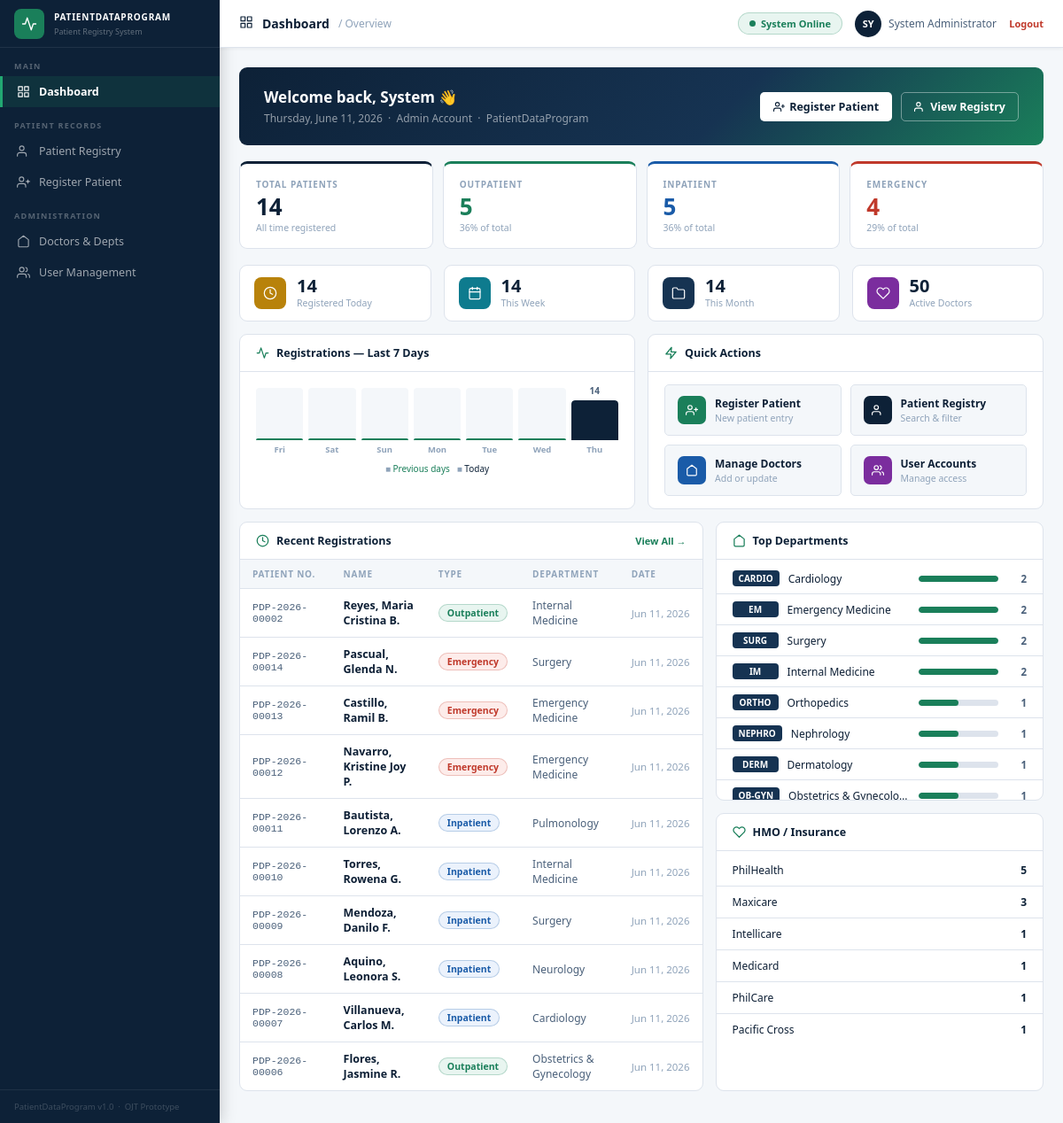
/dashboard.php (signed in), run on the app's committed database.
### tables this page shows
CREATE TABLE IF NOT EXISTS patients (
    id              INT AUTO_INCREMENT PRIMARY KEY,
    patient_no      VARCHAR(20)  NOT NULL UNIQUE,
    full_name       VARCHAR(200) NOT NULL,
    birthdate       DATE         NOT NULL,
    sex             ENUM('Male','Female','Other') NOT NULL,
    civil_status    ENUM('Single','Married','Widowed','Separated','Annulled') DEFAULT 'Single',
    nationality     VARCHAR(80)  DEFAULT 'Filipino',
    religion        VARCHAR(80)  NULL,
    blood_type      ENUM('A+','A-','B+','B-','AB+','AB-','O+','O-','Unknown') DEFAULT 'Unknown',
    contact_number  VARCHAR(30)  NULL,
    email           VARCHAR(120) NULL,
    address         TEXT         NULL,
    city            VARCHAR(100) NULL,
    province        VARCHAR(100) NULL,
    emergency_name     VARCHAR(150) NULL,
    emergency_relation VARCHAR(80)  NULL,
    emergency_contact  VARCHAR(30)  NULL,
    patient_type    ENUM('Outpatient','Inpatient','Emergency') NOT NULL DEFAULT 'Outpatient',
    department_id   INT  NULL,
    doctor_id       INT  NULL,
    hmo_id          INT  NULL,
    hmo_card_no     VARCHAR(60)  NULL,
    chief_complaint TEXT NULL,
    allergies       TEXT NULL,
    registered_at   DATETIME DEFAULT CURRENT_TIMESTAMP,
    updated_at      DATETIME DEFAULT CURRENT_TIMESTAMP ON UPDATE CURRENT_TIMESTAMP,
    registered_by   VARCHAR(100) NULL,
    FOREIGN KEY (department_id) REFERENCES departments(id) ON DELETE SET NULL,
    FOREIGN KEY (doctor_id)     REFERENCES doctors(id)     ON DELETE SET NULL,
    FOREIGN KEY (hmo_id)        REFERENCES hmo_providers(id) ON DELETE SET NULL
);

CREATE TABLE IF NOT EXISTS departments (
    id         INT AUTO_INCREMENT PRIMARY KEY,
    name       VARCHAR(120) NOT NULL UNIQUE,
    code       VARCHAR(20)  NOT NULL,
    created_at DATETIME     DEFAULT CURRENT_TIMESTAMP
);

### dashboard.php (the view, shortened to what this page needs)
<?php
require_once 'db_connect.php';
$role = $_SESSION['user_role'];
$stats = $pdo->query("
    SELECT
        COUNT(*) AS total,
        SUM(patient_type='Outpatient')  AS outpatient,
        SUM(patient_type='Inpatient')   AS inpatient,
        SUM(patient_type='Emergency')   AS emergency,
        SUM(DATE(registered_at)=CURDATE()) AS today,
        SUM(YEARWEEK(registered_at,1)=YEARWEEK(CURDATE(),1)) AS this_week,
        SUM(MONTH(registered_at)=MONTH(CURDATE()) AND YEAR(registered_at)=YEAR(CURDATE())) AS this_month
    FROM patients
")->fetch();
$dept_stats = $pdo->query("
    SELECT d.name, d.code, COUNT(p.id) AS cnt
    FROM departments d
    LEFT JOIN patients p ON p.department_id = d.id
    GROUP BY d.id
    ORDER BY cnt DESC
    LIMIT 8
")->fetchAll();
$hmo_stats = $pdo->query("
    SELECT h.short_name AS name, COUNT(p.id) AS cnt
    FROM hmo_providers h
    LEFT JOIN patients p ON p.hmo_id = h.id
    GROUP BY h.id
    ORDER BY cnt DESC
    LIMIT 6
")->fetchAll();
$recent = $pdo->query("
    SELECT p.patient_no, p.full_name, p.patient_type, p.sex,
           p.registered_at, d.name AS dept_name, dr.full_name AS doctor_name
    FROM patients p
    LEFT JOIN departments d  ON d.id  = p.department_id
    LEFT JOIN doctors dr     ON dr.id = p.doctor_id
    ORDER BY p.registered_at DESC
    LIMIT 10
")->fetchAll();
$doc_count  = $pdo->query("SELECT COUNT(*) FROM doctors  WHERE is_active=1")->fetchColumn();
$trend = $pdo->query("
    SELECT DATE(registered_at) AS day, COUNT(*) AS cnt
    FROM patients
    WHERE registered_at >= CURDATE() - INTERVAL 6 DAY
    GROUP BY DATE(registered_at)
    ORDER BY day ASC
")->fetchAll();
$trend_map = [];
for ($i = 6; $i >= 0; $i--) {
    $d = date('Y-m-d', strtotime("-$i day"));
    $trend_map[$d] = 0;
}
foreach ($trend as $t) $trend_map[$t['day']] = (int)$t['cnt'];
$trend_values = array_values($trend_map);
$trend_max    = max(max($trend_values), 1);
?>
<!DOCTYPE html>
<html lang="en">
<head>
</head>
<body>
<div class="app">
<aside class="sidebar">
  <div class="sb-brand">
    <div class="sb-logo"><svg viewBox="0 0 24 24"><path d="M22 12h-4l-3 9L9 3l-3 9H2"/></svg></div>
    <div>
      <div class="sb-name">PATIENTDATAPROGRAM</div>
      <div class="sb-sub">Patient Registry System</div>
    </div>
  </div>
  <div class="nav-label">Main</div>
  <a href="dashboard.php" class="nav-item active">
    <svg viewBox="0 0 24 24"><rect x="3" y="3" width="7" height="7"/><rect x="14" y="3" width="7" height="7"/><rect x="14" y="14" width="7" height="7"/><rect x="3" y="14" width="7" height="7"/></svg>
    Dashboard
  </a>
  <div class="nav-label">Patient Records</div>
  <a href="index.php" class="nav-item">
    <svg viewBox="0 0 24 24"><path d="M17 21v-2a4 4 0 0 0-4-4H5a4 4 0 0 0-4 4v2"/><circle cx="9" cy="7" r="4"/></svg>
    Patient Registry
  </a>
  <a href="register.php" class="nav-item">
    <svg viewBox="0 0 24 24"><path d="M16 21v-2a4 4 0 0 0-4-4H5a4 4 0 0 0-4 4v2"/><circle cx="8.5" cy="7" r="4"/><line x1="20" y1="8" x2="20" y2="14"/><line x1="23" y1="11" x2="17" y2="11"/></svg>
    Register Patient
  </a>
  <?php if(in_array($role,['Admin'])):?>
  <div class="nav-label">Administration</div>
  <a href="doctors.php" class="nav-item">
    <svg viewBox="0 0 24 24"><path d="M3 9l9-7 9 7v11a2 2 0 0 1-2 2H5a2 2 0 0 1-2-2z"/></svg>
    Doctors &amp; Depts
  </a>
  <a href="users.php" class="nav-item">
    <svg viewBox="0 0 24 24"><path d="M17 21v-2a4 4 0 0 0-4-4H5a4 4 0 0 0-4 4v2"/><circle cx="9" cy="7" r="4"/><path d="M23 21v-2a4 4 0 0 0-3-3.87"/><path d="M16 3.13a4 4 0 0 1 0 7.75"/></svg>
    User Management
  </a>
  <?php endif;?>
  <div class="sb-footer">PatientDataProgram v1.0 &nbsp;·&nbsp; OJT Prototype</div>
</aside>
<div class="main">
  <div class="topbar">
    <div class="tb-icon"><svg viewBox="0 0 24 24"><rect x="3" y="3" width="7" height="7"/><rect x="14" y="3" width="7" height="7"/><rect x="14" y="14" width="7" height="7"/><rect x="3" y="14" width="7" height="7"/></svg></div>
    <span class="tb-title">Dashboard</span>
    <span class="tb-bc">/ Overview</span>
    <div class="tb-right">
      <div class="pill"><div class="pill-dot"></div><span>System Online</span></div>
      <div class="tb-user">
        <div class="avatar"><?=strtoupper(substr($_SESSION['user_name'],0,2))?></div>
        <?=htmlspecialchars($_SESSION['user_name'])?>
        &nbsp;<a href="logout.php" style="font-size:11px;color:var(--red);text-decoration:none;font-weight:600;">Logout</a>
      </div>
    </div>
  </div>
  <div class="content">
    <div class="welcome-banner">
      <div class="wb-left">
        <h2>Welcome back, <?=htmlspecialchars(explode(' ',$_SESSION['user_name'])[0])?> 👋</h2>
        <p><?=date('l, F j, Y')?> &nbsp;·&nbsp; <?=htmlspecialchars($role)?> Account &nbsp;·&nbsp; PatientDataProgram</p>
      </div>
      <div class="wb-right">
        <a href="register.php" class="btn btn-white">
          <svg viewBox="0 0 24 24"><path d="M16 21v-2a4 4 0 0 0-4-4H5a4 4 0 0 0-4 4v2"/><circle cx="8.5" cy="7" r="4"/><line x1="20" y1="8" x2="20" y2="14"/><line x1="23" y1="11" x2="17" y2="11"/></svg>
          Register Patient
        </a>
        <a href="index.php" class="btn btn-outline-white">
          <svg viewBox="0 0 24 24"><path d="M17 21v-2a4 4 0 0 0-4-4H5a4 4 0 0 0-4 4v2"/><circle cx="9" cy="7" r="4"/></svg>
          View Registry
        </a>
      </div>
    </div>
    <div class="stat-grid">
      <div class="sc s-total">
        <div class="sc-lbl">Total Patients</div>
        <div class="sc-val"><?=(int)$stats['total']?></div>
        <div class="sc-sub">All time registered</div>
      </div>
      <div class="sc s-out">
        <div class="sc-lbl">Outpatient</div>
        <div class="sc-val"><?=(int)$stats['outpatient']?></div>
        <div class="sc-sub"><?=$stats['total']>0 ? round($stats['outpatient']/$stats['total']*100).'%' : '0%'?> of total</div>
      </div>
      <div class="sc s-in">
        <div class="sc-lbl">Inpatient</div>
        <div class="sc-val"><?=(int)$stats['inpatient']?></div>
        <div class="sc-sub"><?=$stats['total']>0 ? round($stats['inpatient']/$stats['total']*100).'%' : '0%'?> of total</div>
      </div>
      <div class="sc s-emr">
        <div class="sc-lbl">Emergency</div>
        <div class="sc-val"><?=(int)$stats['emergency']?></div>
        <div class="sc-sub"><?=$stats['total']>0 ? round($stats['emergency']/$stats['total']*100).'%' : '0%'?> of total</div>
      </div>
    </div>
    <div class="info-row">
      <div class="info-chip">
        <div class="ic-icon" style="background:var(--gold)"><svg viewBox="0 0 24 24"><circle cx="12" cy="12" r="10"/><polyline points="12 6 12 12 16 14"/></svg></div>
        <div><div class="ic-val"><?=(int)$stats['today']?></div><div class="ic-lbl">Registered Today</div></div>
      </div>
      <div class="info-chip">
        <div class="ic-icon" style="background:var(--teal)"><svg viewBox="0 0 24 24"><rect x="3" y="4" width="18" height="18" rx="2" ry="2"/><line x1="16" y1="2" x2="16" y2="6"/><line x1="8" y1="2" x2="8" y2="6"/><line x1="3" y1="10" x2="21" y2="10"/></svg></div>
        <div><div class="ic-val"><?=(int)$stats['this_week']?></div><div class="ic-lbl">This Week</div></div>
      </div>
      <div class="info-chip">
        <div class="ic-icon" style="background:var(--navy-mid)"><svg viewBox="0 0 24 24"><path d="M22 19a2 2 0 0 1-2 2H4a2 2 0 0 1-2-2V5a2 2 0 0 1 2-2h5l2 3h9a2 2 0 0 1 2 2z"/></svg></div>
        <div><div class="ic-val"><?=(int)$stats['this_month']?></div><div class="ic-lbl">This Month</div></div>
      </div>
      <div class="info-chip">
        <div class="ic-icon" style="background:var(--purple)"><svg viewBox="0 0 24 24"><path d="M20.84 4.61a5.5 5.5 0 0 0-7.78 0L12 5.67l-1.06-1.06a5.5 5.5 0 0 0-7.78 7.78l1.06 1.06L12 21.23l7.78-7.78 1.06-1.06a5.5 5.5 0 0 0 0-7.78z"/></svg></div>
        <div><div class="ic-val"><?=(int)$doc_count?></div><div class="ic-lbl">Active Doctors</div></div>
      </div>
    </div>
    <div class="two-col" style="margin-bottom:14px;">
      <div class="card">
        <div class="card-hdr">
          <svg viewBox="0 0 24 24"><polyline points="22 12 18 12 15 21 9 3 6 12 2 12"/></svg>
          <h2>Registrations — Last 7 Days</h2>
        </div>
        <div class="trend-chart">
          <div class="trend-bars">
            <?php foreach($trend_map as $day => $cnt):
                $pct = $trend_max > 0 ? round($cnt / $trend_max * 100) : 0;
                $isToday = $day === date('Y-m-d');
                $lbl = date('D', strtotime($day));
            ?>
            <div class="trend-bar-wrap">
              <div class="trend-val"><?=$cnt ?: ''?></div>
              <div class="trend-bar-bg">
                <div class="trend-bar<?=$isToday?' today':''?>" style="height:<?=$pct>0?$pct:2?>%"></div>
              </div>
              <div class="trend-day"><?=$lbl?></div>
            </div>
            <?php endforeach;?>
          </div>
          <div class="trend-label">■ <span style="color:var(--emerald)">Previous days</span> &nbsp; ■ <span style="color:var(--navy)">Today</span></div>
        </div>
      </div>
      <div class="card">
        <div class="card-hdr">
          <svg viewBox="0 0 24 24"><polygon points="13 2 3 14 12 14 11 22 21 10 12 10 13 2"/></svg>
          <h2>Quick Actions</h2>
        </div>
        <div class="qa-grid">
          <a href="register.php" class="qa-btn">
            <div class="qa-icon" style="background:var(--emerald)"><svg viewBox="0 0 24 24"><path d="M16 21v-2a4 4 0 0 0-4-4H5a4 4 0 0 0-4 4v2"/><circle cx="8.5" cy="7" r="4"/><line x1="20" y1="8" x2="20" y2="14"/><line x1="23" y1="11" x2="17" y2="11"/></svg></div>
            <div><div class="qa-label">Register Patient</div><div class="qa-sub">New patient entry</div></div>
          </a>
          <a href="index.php" class="qa-btn">
            <div class="qa-icon" style="background:var(--navy)"><svg viewBox="0 0 24 24"><path d="M17 21v-2a4 4 0 0 0-4-4H5a4 4 0 0 0-4 4v2"/><circle cx="9" cy="7" r="4"/></svg></div>
            <div><div class="qa-label">Patient Registry</div><div class="qa-sub">Search & filter</div></div>
          </a>
          <?php if($role==='Admin'):?>
          <a href="doctors.php" class="qa-btn">
            <div class="qa-icon" style="background:var(--blue)"><svg viewBox="0 0 24 24"><path d="M3 9l9-7 9 7v11a2 2 0 0 1-2 2H5a2 2 0 0 1-2-2z"/></svg></div>
            <div><div class="qa-label">Manage Doctors</div><div class="qa-sub">Add or update</div></div>
          </a>
          <a href="users.php" class="qa-btn">
            <div class="qa-icon" style="background:var(--purple)"><svg viewBox="0 0 24 24"><path d="M17 21v-2a4 4 0 0 0-4-4H5a4 4 0 0 0-4 4v2"/><circle cx="9" cy="7" r="4"/><path d="M23 21v-2a4 4 0 0 0-3-3.87"/><path d="M16 3.13a4 4 0 0 1 0 7.75"/></svg></div>
            <div><div class="qa-label">User Accounts</div><div class="qa-sub">Manage access</div></div>
          </a>
          <?php endif;?>
        </div>
      </div>
    </div>
    <div class="three-col">
      <div class="card">
        <div class="card-hdr">
          <svg viewBox="0 0 24 24"><circle cx="12" cy="12" r="10"/><polyline points="12 6 12 12 16 14"/></svg>
          <h2>Recent Registrations</h2>
          <a href="index.php" class="ch-link">View All →</a>
        </div>
        <div class="tbl-wrap">
          <table>
            <thead>
              <tr>
                <th>Patient No.</th>
                <th>Name</th>
                <th>Type</th>
                <th>Department</th>
                <th>Date</th>
              </tr>
            </thead>
            <tbody>
              <?php if(empty($recent)):?>
              <tr><td colspan="5" class="no-data">No patients registered yet.</td></tr>
              <?php else: foreach($recent as $r):
                $tmap = ['Outpatient'=>'b-out','Inpatient'=>'b-in','Emergency'=>'b-emr'];
                $dt   = date('M j, Y', strtotime($r['registered_at']));
              ?>
              <tr>
                <td style="font-family:var(--font-mono);font-size:11.5px;color:var(--text-2)"><?=htmlspecialchars($r['patient_no'])?></td>
                <td style="font-weight:600"><?=htmlspecialchars($r['full_name'])?></td>
                <td><span class="badge <?=$tmap[$r['patient_type']]??'b-out'?>"><?=htmlspecialchars($r['patient_type'])?></span></td>
                <td style="font-size:12px;color:var(--text-2)"><?=htmlspecialchars($r['dept_name']??'—')?></td>
                <td style="font-size:11.5px;color:var(--text-3);white-space:nowrap"><?=$dt?></td>
              </tr>
              <?php endforeach; endif;?>
            </tbody>
          </table>
        </div>
      </div>
      <div style="display:flex;flex-direction:column;gap:14px;">
        <div class="card">
          <div class="card-hdr">
            <svg viewBox="0 0 24 24"><path d="M3 9l9-7 9 7v11a2 2 0 0 1-2 2H5a2 2 0 0 1-2-2z"/></svg>
            <h2>Top Departments</h2>
          </div>
          <div class="dept-list">
            <?php
            $max_dept = max(array_column($dept_stats, 'cnt') ?: [1]);
            foreach($dept_stats as $ds):
                $pct = $max_dept > 0 ? round($ds['cnt']/$max_dept*100) : 0;
            ?>
            <div class="dept-row">
              <span class="dept-code"><?=htmlspecialchars($ds['code'])?></span>
              <span class="dept-name"><?=htmlspecialchars($ds['name'])?></span>
              <div class="dept-bar-wrap"><div class="dept-bar-fill" style="width:<?=$pct?>%"></div></div>
              <span class="dept-cnt"><?=(int)$ds['cnt']?></span>
            </div>
            <?php endforeach;?>
          </div>
        </div>
        <div class="card">
          <div class="card-hdr">
            <svg viewBox="0 0 24 24"><path d="M20.84 4.61a5.5 5.5 0 0 0-7.78 0L12 5.67l-1.06-1.06a5.5 5.5 0 0 0-7.78 7.78l1.06 1.06L12 21.23l7.78-7.78 1.06-1.06a5.5 5.5 0 0 0 0-7.78z"/></svg>
            <h2>HMO / Insurance</h2>
          </div>
          <div class="hmo-list">
            <?php foreach($hmo_stats as $hs): if($hs['cnt']==0) continue; ?>
            <div class="hmo-row">
              <span class="hmo-name"><?=htmlspecialchars($hs['name'])?></span>
              <span class="hmo-cnt"><?=(int)$hs['cnt']?></span>
            </div>
            <?php endforeach;?>
          </div>
        </div>
      </div>
    </div>
  </div>
</div>
</div>
</body>
</html>

### data on the page
patients: patient_no "PDP-2026-00002", full_name "Reyes, Maria Cristina B.", patient_type "Outpatient", department.name "Internal Medicine", registered_at "Jun 11, 2026"
patients: patient_no "PDP-2026-00014", full_name "Pascual, Glenda N.", patient_type "Emergency", department.name "Surgery", registered_at "Jun 11, 2026"
patients: patient_no "PDP-2026-00013", full_name "Castillo, Ramil B.", patient_type "Emergency", department.name "Emergency Medicine", registered_at "Jun 11, 2026"
patients: patient_no "PDP-2026-00012", full_name "Navarro, Kristine Joy P.", patient_type "Emergency", department.name "Emergency Medicine", registered_at "Jun 11, 2026"
patients: patient_no "PDP-2026-00011", full_name "Bautista, Lorenzo A.", patient_type "Inpatient", department.name "Pulmonology", registered_at "Jun 11, 2026"
patients: patient_no "PDP-2026-00010", full_name "Torres, Rowena G.", patient_type "Inpatient", department.name "Internal Medicine", registered_at "Jun 11, 2026"
patients: patient_no "PDP-2026-00009", full_name "Mendoza, Danilo F.", patient_type "Inpatient", department.name "Surgery", registered_at "Jun 11, 2026"
patients: patient_no "PDP-2026-00008", full_name "Aquino, Leonora S.", patient_type "Inpatient", department.name "Neurology", registered_at "Jun 11, 2026"
patients: patient_no "PDP-2026-00007", full_name "Villanueva, Carlos M.", patient_type "Inpatient", department.name "Cardiology", registered_at "Jun 11, 2026"
patients: patient_no "PDP-2026-00006", full_name "Flores, Jasmine R.", patient_type "Outpatient", department.name "Obstetrics & Gynecology", registered_at "Jun 11, 2026"

### other printed values
substr($_SESSION['user_name'],0,2) "SY"
$_SESSION['user_name'] "System Administrator"
explode(' ',$_SESSION['user_name'])[0] "System"
$role "Admin"
$stats['total'] "14"
$stats['outpatient'] "5"
$stats['outpatient']/$stats['total']*100 "36"
$stats['inpatient'] "5"
$stats['inpatient']/$stats['total']*100 "36"
$stats['emergency'] "4"
$stats['emergency']/$stats['total']*100 "29"
$stats['today'] "14"
$stats['this_week'] "14"
$stats['this_month'] "14"
$doc_count "50"
